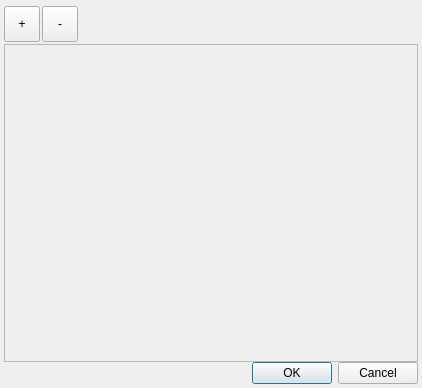
<?xml version="1.0" encoding="UTF-8"?>
<ui version="4.0">
 <class>DataList_Dialog</class>
 <widget class="QDialog" name="DataList_Dialog">
  <property name="geometry">
   <rect>
    <x>0</x>
    <y>0</y>
    <width>422</width>
    <height>388</height>
   </rect>
  </property>
  <property name="windowTitle">
   <string>Dialog</string>
  </property>
  <layout class="QVBoxLayout" name="verticalLayout_2">
   <property name="spacing">
    <number>4</number>
   </property>
   <property name="leftMargin">
    <number>4</number>
   </property>
   <property name="topMargin">
    <number>4</number>
   </property>
   <property name="rightMargin">
    <number>4</number>
   </property>
   <property name="bottomMargin">
    <number>4</number>
   </property>
   <item>
    <layout class="QVBoxLayout" name="mainLayout">
     <property name="spacing">
      <number>0</number>
     </property>
     <item>
      <widget class="QFrame" name="topFrame">
       <property name="maximumSize">
        <size>
         <width>16777215</width>
         <height>40</height>
        </size>
       </property>
       <property name="frameShape">
        <enum>QFrame::Panel</enum>
       </property>
       <property name="frameShadow">
        <enum>QFrame::Sunken</enum>
       </property>
       <property name="lineWidth">
        <number>0</number>
       </property>
       <layout class="QHBoxLayout" name="horizontalLayout">
        <property name="spacing">
         <number>2</number>
        </property>
        <property name="leftMargin">
         <number>0</number>
        </property>
        <property name="topMargin">
         <number>0</number>
        </property>
        <property name="rightMargin">
         <number>0</number>
        </property>
        <property name="bottomMargin">
         <number>0</number>
        </property>
        <item>
         <widget class="QToolButton" name="btnAdd">
          <property name="minimumSize">
           <size>
            <width>36</width>
            <height>36</height>
           </size>
          </property>
          <property name="text">
           <string>+</string>
          </property>
          <property name="icon">
           <iconset resource="../images.qrc">
            <normaloff>:/images/icons/buttons/Button_Add.png</normaloff>:/images/icons/buttons/Button_Add.png</iconset>
          </property>
          <property name="iconSize">
           <size>
            <width>32</width>
            <height>32</height>
           </size>
          </property>
         </widget>
        </item>
        <item>
         <widget class="QToolButton" name="btnRemove">
          <property name="minimumSize">
           <size>
            <width>36</width>
            <height>36</height>
           </size>
          </property>
          <property name="text">
           <string>-</string>
          </property>
          <property name="icon">
           <iconset resource="../images.qrc">
            <normaloff>:/images/icons/buttons/Button_Delete.png</normaloff>:/images/icons/buttons/Button_Delete.png</iconset>
          </property>
          <property name="iconSize">
           <size>
            <width>32</width>
            <height>32</height>
           </size>
          </property>
         </widget>
        </item>
        <item>
         <spacer name="horizontalSpacer">
          <property name="orientation">
           <enum>Qt::Horizontal</enum>
          </property>
          <property name="sizeHint" stdset="0">
           <size>
            <width>40</width>
            <height>20</height>
           </size>
          </property>
         </spacer>
        </item>
       </layout>
      </widget>
     </item>
     <item>
      <widget class="QFrame" name="frame">
       <property name="frameShape">
        <enum>QFrame::StyledPanel</enum>
       </property>
       <property name="frameShadow">
        <enum>QFrame::Raised</enum>
       </property>
       <layout class="QVBoxLayout" name="verticalLayout_3">
        <property name="spacing">
         <number>0</number>
        </property>
        <property name="leftMargin">
         <number>0</number>
        </property>
        <property name="topMargin">
         <number>0</number>
        </property>
        <property name="rightMargin">
         <number>0</number>
        </property>
        <property name="bottomMargin">
         <number>0</number>
        </property>
        <item>
         <layout class="QVBoxLayout" name="centralLayout">
          <property name="spacing">
           <number>4</number>
          </property>
          <property name="leftMargin">
           <number>0</number>
          </property>
          <property name="topMargin">
           <number>0</number>
          </property>
          <property name="rightMargin">
           <number>0</number>
          </property>
          <property name="bottomMargin">
           <number>4</number>
          </property>
         </layout>
        </item>
       </layout>
      </widget>
     </item>
     <item>
      <widget class="QDialogButtonBox" name="buttonBox">
       <property name="orientation">
        <enum>Qt::Horizontal</enum>
       </property>
       <property name="standardButtons">
        <set>QDialogButtonBox::Cancel|QDialogButtonBox::Ok</set>
       </property>
      </widget>
     </item>
    </layout>
   </item>
  </layout>
 </widget>
 <resources>
  <include location="../images.qrc"/>
 </resources>
 <connections>
  <connection>
   <sender>buttonBox</sender>
   <signal>rejected()</signal>
   <receiver>DataList_Dialog</receiver>
   <slot>reject()</slot>
   <hints>
    <hint type="sourcelabel">
     <x>293</x>
     <y>376</y>
    </hint>
    <hint type="destinationlabel">
     <x>286</x>
     <y>274</y>
    </hint>
   </hints>
  </connection>
 </connections>
</ui>
